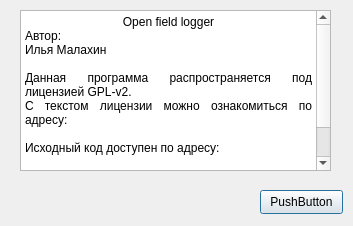
<?xml version="1.0" encoding="UTF-8"?>
<ui version="4.0">
 <class>Dialog</class>
 <widget class="QDialog" name="Dialog">
  <property name="geometry">
   <rect>
    <x>0</x>
    <y>0</y>
    <width>353</width>
    <height>226</height>
   </rect>
  </property>
  <property name="windowTitle">
   <string>Dialog</string>
  </property>
  <widget class="QPushButton" name="pushButton">
   <property name="geometry">
    <rect>
     <x>260</x>
     <y>190</y>
     <width>83</width>
     <height>24</height>
    </rect>
   </property>
   <property name="text">
    <string>PushButton</string>
   </property>
  </widget>
  <widget class="QTextBrowser" name="textBrowser">
   <property name="geometry">
    <rect>
     <x>20</x>
     <y>10</y>
     <width>311</width>
     <height>161</height>
    </rect>
   </property>
   <property name="html">
    <string>&lt;!DOCTYPE HTML PUBLIC &quot;-//W3C//DTD HTML 4.0//EN&quot; &quot;http://www.w3.org/TR/REC-html40/strict.dtd&quot;&gt;
&lt;html&gt;&lt;head&gt;&lt;meta name=&quot;qrichtext&quot; content=&quot;1&quot; /&gt;&lt;style type=&quot;text/css&quot;&gt;
p, li { white-space: pre-wrap; }
&lt;/style&gt;&lt;/head&gt;&lt;body style=&quot; font-family:'Sans Serif'; font-size:9pt; font-weight:400; font-style:normal;&quot;&gt;
&lt;p align=&quot;center&quot; style=&quot; margin-top:0px; margin-bottom:0px; margin-left:0px; margin-right:0px; -qt-block-indent:0; text-indent:0px;&quot;&gt;Open field logger&lt;/p&gt;
&lt;p align=&quot;justify&quot; style=&quot; margin-top:0px; margin-bottom:0px; margin-left:0px; margin-right:0px; -qt-block-indent:0; text-indent:0px;&quot;&gt;Автор:&lt;/p&gt;
&lt;p align=&quot;justify&quot; style=&quot; margin-top:0px; margin-bottom:0px; margin-left:0px; margin-right:0px; -qt-block-indent:0; text-indent:0px;&quot;&gt;Илья Малахин&lt;/p&gt;
&lt;p align=&quot;justify&quot; style=&quot;-qt-paragraph-type:empty; margin-top:0px; margin-bottom:0px; margin-left:0px; margin-right:0px; -qt-block-indent:0; text-indent:0px;&quot;&gt;&lt;br /&gt;&lt;/p&gt;
&lt;p align=&quot;justify&quot; style=&quot; margin-top:0px; margin-bottom:0px; margin-left:0px; margin-right:0px; -qt-block-indent:0; text-indent:0px;&quot;&gt;Данная программа распространяется под лицензией GPL-v2.&lt;/p&gt;
&lt;p align=&quot;justify&quot; style=&quot; margin-top:0px; margin-bottom:0px; margin-left:0px; margin-right:0px; -qt-block-indent:0; text-indent:0px;&quot;&gt;С текстом лицензии можно ознакомиться по адресу:&lt;/p&gt;
&lt;p align=&quot;justify&quot; style=&quot;-qt-paragraph-type:empty; margin-top:0px; margin-bottom:0px; margin-left:0px; margin-right:0px; -qt-block-indent:0; text-indent:0px;&quot;&gt;&lt;br /&gt;&lt;/p&gt;
&lt;p align=&quot;justify&quot; style=&quot; margin-top:0px; margin-bottom:0px; margin-left:0px; margin-right:0px; -qt-block-indent:0; text-indent:0px;&quot;&gt;Исходный код доступен по адресу:&lt;/p&gt;
&lt;p align=&quot;justify&quot; style=&quot;-qt-paragraph-type:empty; margin-top:0px; margin-bottom:0px; margin-left:0px; margin-right:0px; -qt-block-indent:0; text-indent:0px;&quot;&gt;&lt;br /&gt;&lt;/p&gt;
&lt;p align=&quot;justify&quot; style=&quot; margin-top:0px; margin-bottom:0px; margin-left:0px; margin-right:0px; -qt-block-indent:0; text-indent:0px;&quot;&gt;С вопросами и предложениями обращаться по адресу:&lt;/p&gt;
&lt;p align=&quot;justify&quot; style=&quot; margin-top:0px; margin-bottom:0px; margin-left:0px; margin-right:0px; -qt-block-indent:0; text-indent:0px;&quot;&gt;pilat_88@mail.ru&lt;/p&gt;&lt;/body&gt;&lt;/html&gt;</string>
   </property>
  </widget>
 </widget>
 <resources/>
 <connections>
  <connection>
   <sender>pushButton</sender>
   <signal>clicked()</signal>
   <receiver>Dialog</receiver>
   <slot>close()</slot>
   <hints>
    <hint type="sourcelabel">
     <x>288</x>
     <y>201</y>
    </hint>
    <hint type="destinationlabel">
     <x>218</x>
     <y>192</y>
    </hint>
   </hints>
  </connection>
 </connections>
</ui>
